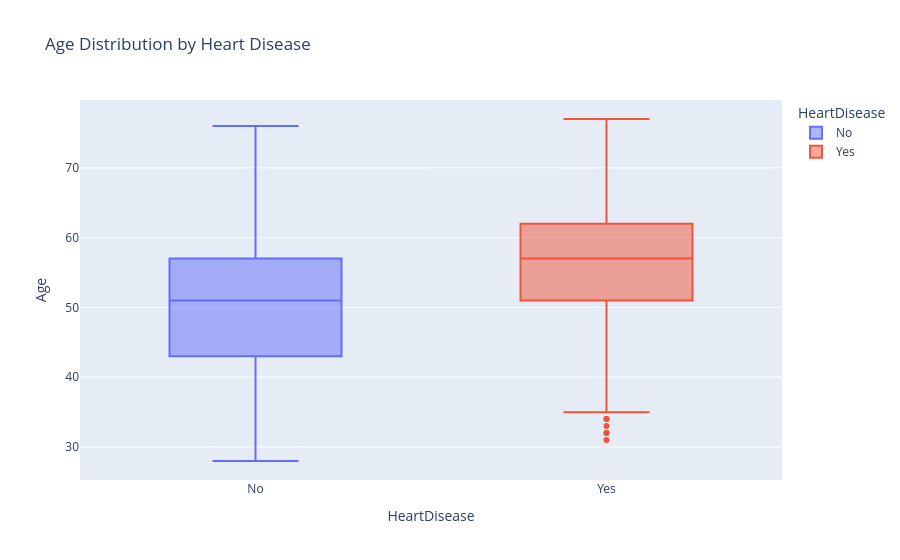

Write notebook code for a chart like this one.
### Code cell
fig = px.box(df, x='HeartDisease', y='Age', color='HeartDisease', title='Age Distribution by Heart Disease')
fig.show()

### Figure 1 — Plotly figure (JSON) as saved in the notebook; plotly's stock layout.template omitted (floating-point values rounded to 4 significant figures; data arrays with more than 128 entries replaced by an {"elided": "..."} marker saying what was removed)
{"data": [{"alignmentgroup": "True", "hovertemplate": "HeartDisease=%{x}<br>Age=%{y}<extra></extra>", "legendgroup": "No", "marker": {"color": "#636efa"}, "name": "No", "notched": false, "offsetgroup": "No", "orientation": "v", "showlegend": true, "type": "box", "x": {"elided": "410 str values"}, "x0": " ", "xaxis": "x", "y": {"elided": "410 int values"}, "y0": " ", "yaxis": "y"}, {"alignmentgroup": "True", "hovertemplate": "HeartDisease=%{x}<br>Age=%{y}<extra></extra>", "legendgroup": "Yes", "marker": {"color": "#EF553B"}, "name": "Yes", "notched": false, "offsetgroup": "Yes", "orientation": "v", "showlegend": true, "type": "box", "x": {"elided": "508 str values"}, "x0": " ", "xaxis": "x", "y": {"elided": "508 int values"}, "y0": " ", "yaxis": "y"}], "layout": {"boxmode": "overlay", "legend": {"title": {"text": "HeartDisease"}, "tracegroupgap": 0}, "title": {"text": "Age Distribution by Heart Disease"}, "xaxis": {"anchor": "y", "categoryarray": ["No", "Yes"], "categoryorder": "array", "domain": [0, 1], "title": {"text": "HeartDisease"}}, "yaxis": {"anchor": "x", "domain": [0, 1], "title": {"text": "Age"}}}}
